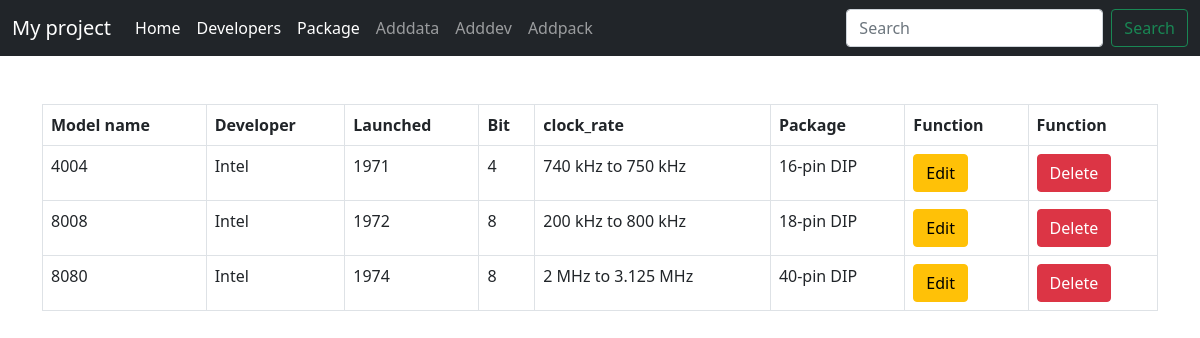
The page / on the database its author committed.
### TermPaper/models.py (models this page shows, shortened)
class Gen_info(models.Model):
    name = models.CharField('Name', max_length=20)
    launched = models.IntegerField('Launched(year)', max_length=20)
    clock_rate = models.CharField('Clock_rate', max_length=20)
    bit = models.IntegerField('Bit', max_length=20)
    developer = models.ForeignKey(Developer, on_delete=models.CASCADE)
    package = models.ForeignKey(Package, on_delete=models.CASCADE)

class Developer(models.Model):
    dev_name = models.CharField('Developer', max_length=20)
    def __str__(self):
        return self.dev_name

class Package(models.Model):
    pack_name = models.CharField('Package', max_length=20)
    def __str__(self):
        return self.pack_name

### TermPaper/views.py (the view)
# urls.py: path('', views.index, name = 'home'),
def index(request):
    obj = Gen_info.objects.all()
    return render(request, 'TermPaper/home.html', {'obj': obj})

### TermPaper/templates/TermPaper/home.html
{% extends 'TermPaper/output.html' %}
{% block headtab %}
<th>Model name</th>
<th>Developer</th>
<th>Launched</th>
<th>Bit</th>
<th>clock_rate</th>
<th>Package</th>
<th>Function</th>
<th>Function</th>
{% endblock %}
{% block infotab %}
<td>{{el.name}}</td>
<td>{{el.developer}}</td>
<td>{{el.launched}}</td>
<td>{{el.bit}}</td>
<td>{{el.clock_rate}}</td>
<td>{{el.package}}</td>
<td><a href="{% url 'update' el.id %}" class="btn btn-warning">Edit</a></td>
<td><a href="{% url 'delete' el.id %}" class="btn btn-danger">Delete</a></td>
{% endblock %}

### TermPaper/templates/TermPaper/output.html (shortened to what this page needs)
{% extends 'TermPaper/same.html' %}
{% block body%}
<table class="table table-bordered">
  <thead>
    <tr>
      {% block headtab %}{% endblock %}
    </tr>
  </thead>
  <tbody>
    {% for el in obj %}
    <tr>
      {% block infotab %}{% endblock %}
   </tr>
    {% endfor %}
  </tbody>
</table>
{% endblock %}

### TermPaper/templates/TermPaper/same.html (shortened to what this page needs)
<!doctype html>
<html lang="en">
  <head>
    <link href="https://cdn.jsdelivr.net/npm/bootstrap@5.0.1/dist/css/bootstrap.min.css" rel="stylesheet">
  </head>
  <body>
    {% include 'TermPaper/navbar.html' %}
    <div class="container">
      {% block body%}{% endblock %}
    </div>
  </body>
</html>

### TermPaper/templates/TermPaper/navbar.html (shortened to what this page needs)
<nav class="navbar navbar-expand-lg navbar-dark bg-dark">
    <div class="container-fluid">
      <div class="navbar-brand">My project</div>
      <div class="collapse navbar-collapse" id="navbarSupportedContent">
        <ul class="navbar-nav me-auto mb-2 mb-lg-0">
          <li class="nav-item">
            <a class="nav-link active" aria-current="page" href="{% url 'home' %}">Home</a>
          </li>
          <li class="nav-item">
            <a class="nav-link active" aria-current="page" href="{% url 'dev' %}">Developers</a>
          </li>
          <li class="nav-item">
            <a class="nav-link active" aria-current="page" href="{% url 'pack' %}">Package</a>
          </li>
          <li class="nav-item">
            <a class="nav-link" href="{% url 'adddata' %}">Adddata</a>
          </li>
          <li class="nav-item">
            <a class="nav-link" href="{% url 'adddev' %}">Adddev</a>
          </li>
          <li class="nav-item">
            <a class="nav-link" href="{% url 'addpack' %}">Addpack</a>
          </li>
        </ul>
        <form class="d-flex" method="POST" action="{% url 'search' %}">
          <input class="form-control me-2" type="search" placeholder="Search" aria-label="Search" name = "Search">
          <button class="btn btn-outline-success" type="submit">Search</button>
        </form>
      </div>
    </div>
  </nav>

### rows shown on the page
Gen_info: name "4004", developer "Intel", launched "1971", bit "4", clock_rate "740 kHz to 750 kHz", package "16-pin DIP"
Gen_info: name "8008", developer "Intel", launched "1972", bit "8", clock_rate "200 kHz to 800 kHz", package "18-pin DIP"
Gen_info: name "8080", developer "Intel", launched "1974", bit "8", clock_rate "2 MHz to 3.125 MHz", package "40-pin DIP"
